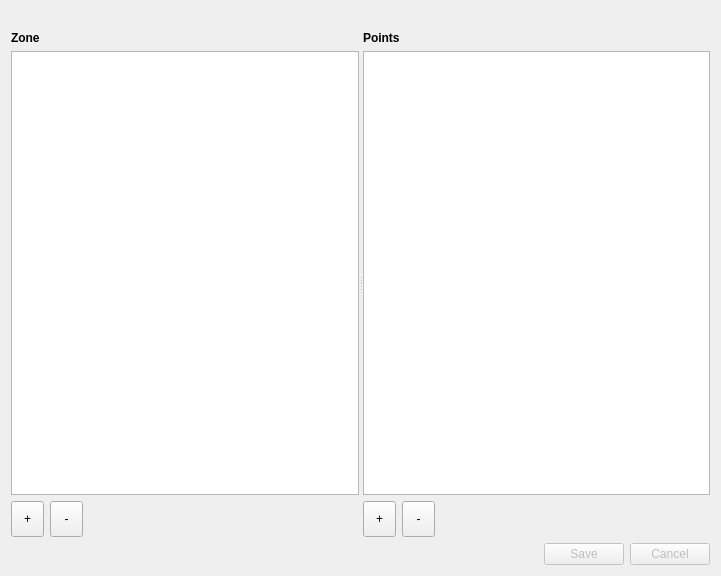
<?xml version="1.0" encoding="UTF-8"?>
<ui version="4.0">
 <class>RestrictEditor</class>
 <widget class="QWidget" name="RestrictEditor">
  <property name="geometry">
   <rect>
    <x>0</x>
    <y>0</y>
    <width>721</width>
    <height>576</height>
   </rect>
  </property>
  <property name="windowTitle">
   <string>Restriction zone editor</string>
  </property>
  <layout class="QVBoxLayout" name="verticalLayout_3">
   <item>
    <widget class="QLabel" name="firLabel">
     <property name="font">
      <font>
       <weight>75</weight>
       <bold>true</bold>
      </font>
     </property>
     <property name="text">
      <string/>
     </property>
     <property name="alignment">
      <set>Qt::AlignCenter</set>
     </property>
    </widget>
   </item>
   <item>
    <widget class="QSplitter" name="splitter_2">
     <property name="sizePolicy">
      <sizepolicy hsizetype="Expanding" vsizetype="Expanding">
       <horstretch>0</horstretch>
       <verstretch>0</verstretch>
      </sizepolicy>
     </property>
     <property name="orientation">
      <enum>Qt::Horizontal</enum>
     </property>
     <property name="childrenCollapsible">
      <bool>false</bool>
     </property>
     <widget class="QWidget" name="layoutWidget">
      <layout class="QVBoxLayout" name="verticalLayout">
       <item>
        <widget class="QLabel" name="label_2">
         <property name="font">
          <font>
           <weight>75</weight>
           <bold>true</bold>
          </font>
         </property>
         <property name="text">
          <string>Zone</string>
         </property>
        </widget>
       </item>
       <item>
        <widget class="QTableView" name="restrictionsView">
         <property name="selectionBehavior">
          <enum>QAbstractItemView::SelectRows</enum>
         </property>
         <property name="sortingEnabled">
          <bool>true</bool>
         </property>
         <property name="wordWrap">
          <bool>false</bool>
         </property>
         <attribute name="horizontalHeaderStretchLastSection">
          <bool>true</bool>
         </attribute>
        </widget>
       </item>
       <item>
        <layout class="QHBoxLayout" name="horizontalLayout_2">
         <item>
          <widget class="QToolButton" name="addRestrictionButton">
           <property name="sizePolicy">
            <sizepolicy hsizetype="Preferred" vsizetype="Fixed">
             <horstretch>0</horstretch>
             <verstretch>0</verstretch>
            </sizepolicy>
           </property>
           <property name="minimumSize">
            <size>
             <width>33</width>
             <height>36</height>
            </size>
           </property>
           <property name="text">
            <string>+</string>
           </property>
          </widget>
         </item>
         <item>
          <widget class="QToolButton" name="deleteRestrictionButton">
           <property name="sizePolicy">
            <sizepolicy hsizetype="Preferred" vsizetype="Fixed">
             <horstretch>0</horstretch>
             <verstretch>0</verstretch>
            </sizepolicy>
           </property>
           <property name="minimumSize">
            <size>
             <width>33</width>
             <height>36</height>
            </size>
           </property>
           <property name="text">
            <string>-</string>
           </property>
          </widget>
         </item>
         <item>
          <spacer name="horizontalSpacer">
           <property name="orientation">
            <enum>Qt::Horizontal</enum>
           </property>
           <property name="sizeHint" stdset="0">
            <size>
             <width>40</width>
             <height>20</height>
            </size>
           </property>
          </spacer>
         </item>
        </layout>
       </item>
      </layout>
     </widget>
     <widget class="QWidget" name="layoutWidget_2">
      <layout class="QVBoxLayout" name="verticalLayout_2">
       <item>
        <widget class="QLabel" name="label">
         <property name="font">
          <font>
           <weight>75</weight>
           <bold>true</bold>
          </font>
         </property>
         <property name="text">
          <string>Points</string>
         </property>
        </widget>
       </item>
       <item>
        <widget class="QTableView" name="pointView">
         <property name="selectionMode">
          <enum>QAbstractItemView::ExtendedSelection</enum>
         </property>
         <property name="selectionBehavior">
          <enum>QAbstractItemView::SelectRows</enum>
         </property>
         <property name="sortingEnabled">
          <bool>true</bool>
         </property>
         <property name="wordWrap">
          <bool>false</bool>
         </property>
         <attribute name="horizontalHeaderStretchLastSection">
          <bool>true</bool>
         </attribute>
        </widget>
       </item>
       <item>
        <layout class="QHBoxLayout" name="horizontalLayout_4">
         <item>
          <widget class="QToolButton" name="addPointButton">
           <property name="sizePolicy">
            <sizepolicy hsizetype="Preferred" vsizetype="Fixed">
             <horstretch>0</horstretch>
             <verstretch>0</verstretch>
            </sizepolicy>
           </property>
           <property name="minimumSize">
            <size>
             <width>33</width>
             <height>36</height>
            </size>
           </property>
           <property name="text">
            <string>+</string>
           </property>
          </widget>
         </item>
         <item>
          <widget class="QToolButton" name="deletePointButtun">
           <property name="sizePolicy">
            <sizepolicy hsizetype="Preferred" vsizetype="Fixed">
             <horstretch>0</horstretch>
             <verstretch>0</verstretch>
            </sizepolicy>
           </property>
           <property name="minimumSize">
            <size>
             <width>33</width>
             <height>36</height>
            </size>
           </property>
           <property name="text">
            <string>-</string>
           </property>
          </widget>
         </item>
         <item>
          <spacer name="horizontalSpacer_2">
           <property name="orientation">
            <enum>Qt::Horizontal</enum>
           </property>
           <property name="sizeHint" stdset="0">
            <size>
             <width>40</width>
             <height>20</height>
            </size>
           </property>
          </spacer>
         </item>
        </layout>
       </item>
      </layout>
     </widget>
    </widget>
   </item>
   <item>
    <widget class="QDialogButtonBox" name="operButtons">
     <property name="enabled">
      <bool>false</bool>
     </property>
     <property name="standardButtons">
      <set>QDialogButtonBox::Cancel|QDialogButtonBox::Save</set>
     </property>
    </widget>
   </item>
  </layout>
 </widget>
 <tabstops>
  <tabstop>operButtons</tabstop>
 </tabstops>
 <resources/>
 <connections/>
</ui>
